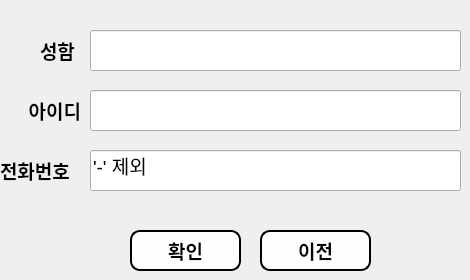
       <widget class="QWidget" name="page_9">
        <widget class="QPushButton" name="btnSearchPW">
         <property name="geometry">
          <rect>
           <x>130</x>
           <y>230</y>
           <width>111</width>
           <height>41</height>
          </rect>
         </property>
         <property name="font">
          <font>
           <pointsize>14</pointsize>
           <bold>true</bold>
          </font>
         </property>
         <property name="styleSheet">
          <string notr="true">border-radius: 10px;
background-color: rgb(254, 254, 254);
border:2px solid;</string>
         </property>
         <property name="text">
          <string>확인</string>
         </property>
        </widget>
        <widget class="QLabel" name="label_30">
         <property name="geometry">
          <rect>
           <x>0</x>
           <y>150</y>
           <width>81</width>
           <height>41</height>
          </rect>
         </property>
         <property name="font">
          <font>
           <pointsize>14</pointsize>
           <bold>true</bold>
          </font>
         </property>
         <property name="text">
          <string>전화번호</string>
         </property>
        </widget>
        <widget class="QLabel" name="label_31">
         <property name="geometry">
          <rect>
           <x>40</x>
           <y>30</y>
           <width>41</width>
           <height>41</height>
          </rect>
         </property>
         <property name="font">
          <font>
           <pointsize>14</pointsize>
           <bold>true</bold>
          </font>
         </property>
         <property name="text">
          <string>성함</string>
         </property>
        </widget>
        <widget class="QLineEdit" name="SPid">
         <property name="geometry">
          <rect>
           <x>90</x>
           <y>90</y>
           <width>371</width>
           <height>41</height>
          </rect>
         </property>
         <property name="font">
          <font>
           <pointsize>14</pointsize>
          </font>
         </property>
         <property name="text">
          <string/>
         </property>
        </widget>
        <widget class="QLineEdit" name="SPname">
         <property name="geometry">
          <rect>
           <x>90</x>
           <y>30</y>
           <width>371</width>
           <height>41</height>
          </rect>
         </property>
         <property name="font">
          <font>
           <pointsize>14</pointsize>
          </font>
         </property>
        </widget>
        <widget class="QLabel" name="label_32">
         <property name="geometry">
          <rect>
           <x>0</x>
           <y>90</y>
           <width>81</width>
           <height>41</height>
          </rect>
         </property>
         <property name="font">
          <font>
           <pointsize>14</pointsize>
           <bold>true</bold>
          </font>
         </property>
         <property name="text">
          <string>아이디</string>
         </property>
         <property name="alignment">
          <set>Qt::AlignRight|Qt::AlignTrailing|Qt::AlignVCenter</set>
         </property>
        </widget>
        <widget class="QLineEdit" name="SPphone">
         <property name="geometry">
          <rect>
           <x>90</x>
           <y>150</y>
           <width>371</width>
           <height>41</height>
          </rect>
         </property>
         <property name="font">
          <font>
           <pointsize>14</pointsize>
          </font>
         </property>
         <property name="text">
          <string>'-' 제외</string>
         </property>
        </widget>
        <widget class="QPushButton" name="btnBack3">
         <property name="geometry">
          <rect>
           <x>260</x>
           <y>230</y>
           <width>111</width>
           <height>41</height>
          </rect>
         </property>
         <property name="font">
          <font>
           <pointsize>14</pointsize>
           <bold>true</bold>
          </font>
         </property>
         <property name="styleSheet">
          <string notr="true">color: rgb(6, 6, 6);
border-radius: 10px;
background-color: rgb(254, 254, 254);
border:2px solid;</string>
         </property>
         <property name="text">
          <string>이전</string>
         </property>
        </widget>
       </widget>
